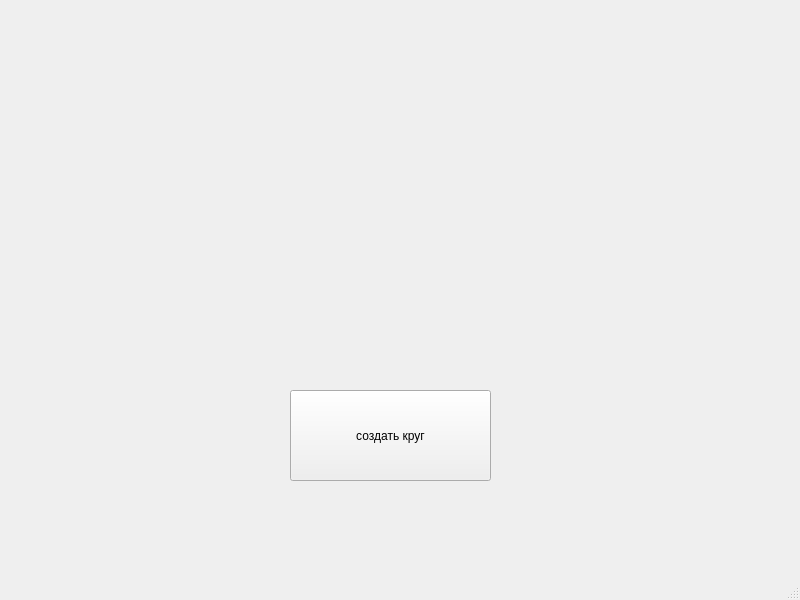
<?xml version="1.0" encoding="UTF-8"?>
<ui version="4.0">
 <class>MainWindow</class>
 <widget class="QMainWindow" name="MainWindow">
  <property name="geometry">
   <rect>
    <x>0</x>
    <y>0</y>
    <width>800</width>
    <height>600</height>
   </rect>
  </property>
  <property name="windowTitle">
   <string>MainWindow</string>
  </property>
  <widget class="QWidget" name="centralwidget">
   <widget class="QPushButton" name="pushButton">
    <property name="geometry">
     <rect>
      <x>290</x>
      <y>390</y>
      <width>201</width>
      <height>91</height>
     </rect>
    </property>
    <property name="styleSheet">
     <string notr="true">font: 800 20pt &quot;Cantarell&quot;;</string>
    </property>
    <property name="text">
     <string>создать круг</string>
    </property>
    <property name="iconSize">
     <size>
      <width>16</width>
      <height>16</height>
     </size>
    </property>
   </widget>
  </widget>
  <widget class="QMenuBar" name="menubar">
   <property name="geometry">
    <rect>
     <x>0</x>
     <y>0</y>
     <width>800</width>
     <height>23</height>
    </rect>
   </property>
  </widget>
  <widget class="QStatusBar" name="statusbar"/>
 </widget>
 <resources/>
 <connections/>
</ui>
